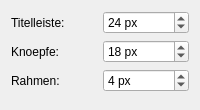
<?xml version="1.0" encoding="UTF-8"?>
<ui version="4.0">
 <class>NTLegacyConfig</class>
 <widget class="QWidget" name="NTLegacyConfig">
  <layout class="QGridLayout" name="gridLayout">
   <item row="0" column="0">
    <widget class="QLabel" name="label_TitleHeight">
     <property name="text"><string>Titelleiste:</string></property>
    </widget>
   </item>
   <item row="0" column="1">
    <widget class="QSpinBox" name="kcfg_TitleHeight">
     <property name="minimum"><number>16</number></property>
     <property name="maximum"><number>48</number></property>
     <property name="value"><number>24</number></property>
     <property name="suffix"><string> px</string></property>
    </widget>
   </item>
   <item row="1" column="0">
    <widget class="QLabel" name="label_ButtonHeight">
     <property name="text"><string>Knoepfe:</string></property>
    </widget>
   </item>
   <item row="1" column="1">
    <widget class="QSpinBox" name="kcfg_ButtonHeight">
     <property name="minimum"><number>10</number></property>
     <property name="maximum"><number>40</number></property>
     <property name="value"><number>18</number></property>
     <property name="suffix"><string> px</string></property>
    </widget>
   </item>
   <item row="2" column="0">
    <widget class="QLabel" name="label_BorderLeft">
     <property name="text"><string>Rahmen:</string></property>
    </widget>
   </item>
   <item row="2" column="1">
    <widget class="QSpinBox" name="kcfg_BorderLeft">
     <property name="minimum"><number>0</number></property>
     <property name="maximum"><number>12</number></property>
     <property name="value"><number>4</number></property>
     <property name="suffix"><string> px</string></property>
    </widget>
   </item>
   <item row="3" column="0" colspan="2">
    <spacer name="spacer">
     <property name="orientation"><enum>Qt::Vertical</enum></property>
    </spacer>
   </item>
  </layout>
 </widget>
 <resources/>
 <connections/>
</ui>
